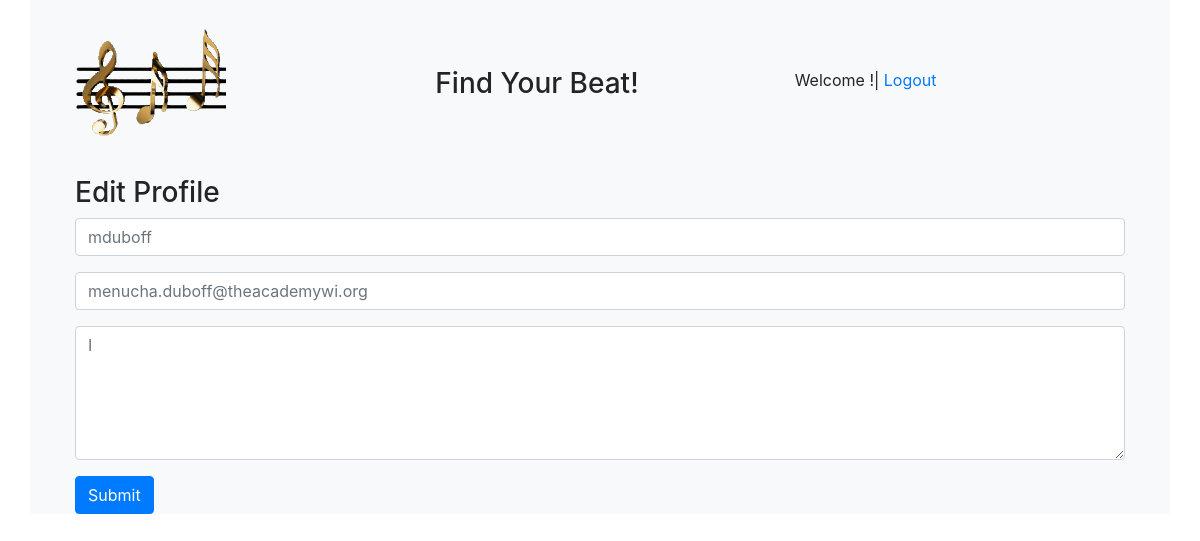
The page /edit_prof/10 on the database its author committed.
### app_one/models.py (models this page shows)
class User(models.Model):
    first_name = models.CharField(max_length=255)
    last_name = models.CharField(max_length=255)
    username = models.CharField(max_length=45)
    email_address = models.CharField(max_length=45)
    password = models.CharField(max_length=16)
    confirm_pw = models.CharField(max_length=16)
    biography = models.TextField()
    birthday = models.DateField()
    created_at = models.DateTimeField(auto_now_add=True)
    updated_at = models.DateTimeField(auto_now=True)
    objects = UserManager()

### app_one/views.py (the view)
# urls.py: path('edit_prof/<int:id>', views.edit_profile),
def edit_profile(request, id):
    context = {
        'user': User.objects.get(id=id)
    }
    return render(request, 'edit.html', context)

### app_one/templates/edit.html (shortened to what this page needs)
<!DOCTYPE html>
<html lang="en">
<head>
    <link rel="stylesheet" href="https://stackpath.bootstrapcdn.com/bootstrap/4.5.2/css/bootstrap.min.css"
>
</head>
<body>
    <div class="container bg-light">
        <nav class="navbar navbar-expand">
            <div class="col">
                <a class="navbar-brand" href="/home"><img src="../static/music.gif" alt="Link to Home page"></a>
            </div>
            <div class="col">
                <h3>Find Your Beat!</h3>
            </div>
            <div class="col">
                <p>Welcome <a href="view_user/{{request.session.user_id}}">{{request.session.name}}</a>!|<a href="/logout"> Logout</a></p>
            </div>
        </nav>
        <div class="container bg-light">
            <div class="col-auto">
                <form action="/edit/{{request.session.user_id}}" method="POST">
                    <h3>Edit Profile</h3>
                    <div class="form-group">
                        <input type="text" class="form-control" placeholder={{user.username}} name="username">
                    </div>
                    <div class="form-group">
                        <input type="text" class="form-control" name="email_address" placeholder={{user.email_address}}>
                    </div>
                    <div class="form-group">
                        <textarea class="form-control" name="bio"cols="30" rows="5" placeholder={{user.biography}} name="bio"></textarea>
                    </div>
                    <div class="form-group">
                        <button type="submit" class="btn btn-primary">Submit</button>
                    </div>
                </form>
            </div>
        </div>
    </div>
</body>
</html>

### app_one/templates/edit.html (style rules this page uses)
img { width: 150px; }

### rows shown on the page
User: username "mduboff", email_address "menucha.duboff@theacademywi.org", bio "I"
